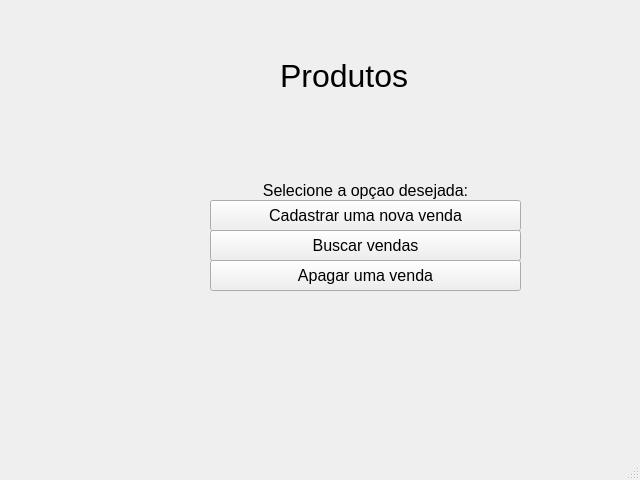
<?xml version="1.0" encoding="UTF-8"?>
<ui version="4.0">
 <class>MainWindow</class>
 <widget class="QMainWindow" name="MainWindow">
  <property name="geometry">
   <rect>
    <x>0</x>
    <y>0</y>
    <width>640</width>
    <height>480</height>
   </rect>
  </property>
  <property name="windowTitle">
   <string>MainWindow</string>
  </property>
  <widget class="QWidget" name="centralwidget">
   <widget class="QLabel" name="titulo">
    <property name="geometry">
     <rect>
      <x>280</x>
      <y>50</y>
      <width>141</width>
      <height>51</height>
     </rect>
    </property>
    <property name="font">
     <font>
      <pointsize>24</pointsize>
     </font>
    </property>
    <property name="text">
     <string>Produtos</string>
    </property>
   </widget>
   <widget class="QPushButton" name="pushButton">
    <property name="geometry">
     <rect>
      <x>210</x>
      <y>200</y>
      <width>311</width>
      <height>31</height>
     </rect>
    </property>
    <property name="font">
     <font>
      <pointsize>12</pointsize>
     </font>
    </property>
    <property name="cursor">
     <cursorShape>PointingHandCursor</cursorShape>
    </property>
    <property name="text">
     <string>Cadastrar uma nova venda</string>
    </property>
   </widget>
   <widget class="QLabel" name="label_2">
    <property name="geometry">
     <rect>
      <x>210</x>
      <y>180</y>
      <width>311</width>
      <height>21</height>
     </rect>
    </property>
    <property name="font">
     <font>
      <pointsize>12</pointsize>
     </font>
    </property>
    <property name="text">
     <string>Selecione a opçao desejada:</string>
    </property>
    <property name="alignment">
     <set>Qt::AlignCenter</set>
    </property>
   </widget>
   <widget class="QPushButton" name="pushButton_2">
    <property name="geometry">
     <rect>
      <x>210</x>
      <y>230</y>
      <width>311</width>
      <height>31</height>
     </rect>
    </property>
    <property name="font">
     <font>
      <pointsize>12</pointsize>
     </font>
    </property>
    <property name="cursor">
     <cursorShape>PointingHandCursor</cursorShape>
    </property>
    <property name="text">
     <string>Buscar vendas</string>
    </property>
   </widget>
   <widget class="QPushButton" name="pushButton_3">
    <property name="geometry">
     <rect>
      <x>210</x>
      <y>260</y>
      <width>311</width>
      <height>31</height>
     </rect>
    </property>
    <property name="font">
     <font>
      <pointsize>12</pointsize>
     </font>
    </property>
    <property name="cursor">
     <cursorShape>PointingHandCursor</cursorShape>
    </property>
    <property name="text">
     <string>Apagar uma venda</string>
    </property>
   </widget>
  </widget>
  <widget class="QMenuBar" name="menubar">
   <property name="geometry">
    <rect>
     <x>0</x>
     <y>0</y>
     <width>640</width>
     <height>20</height>
    </rect>
   </property>
  </widget>
  <widget class="QStatusBar" name="statusbar"/>
 </widget>
 <resources/>
 <connections/>
</ui>
